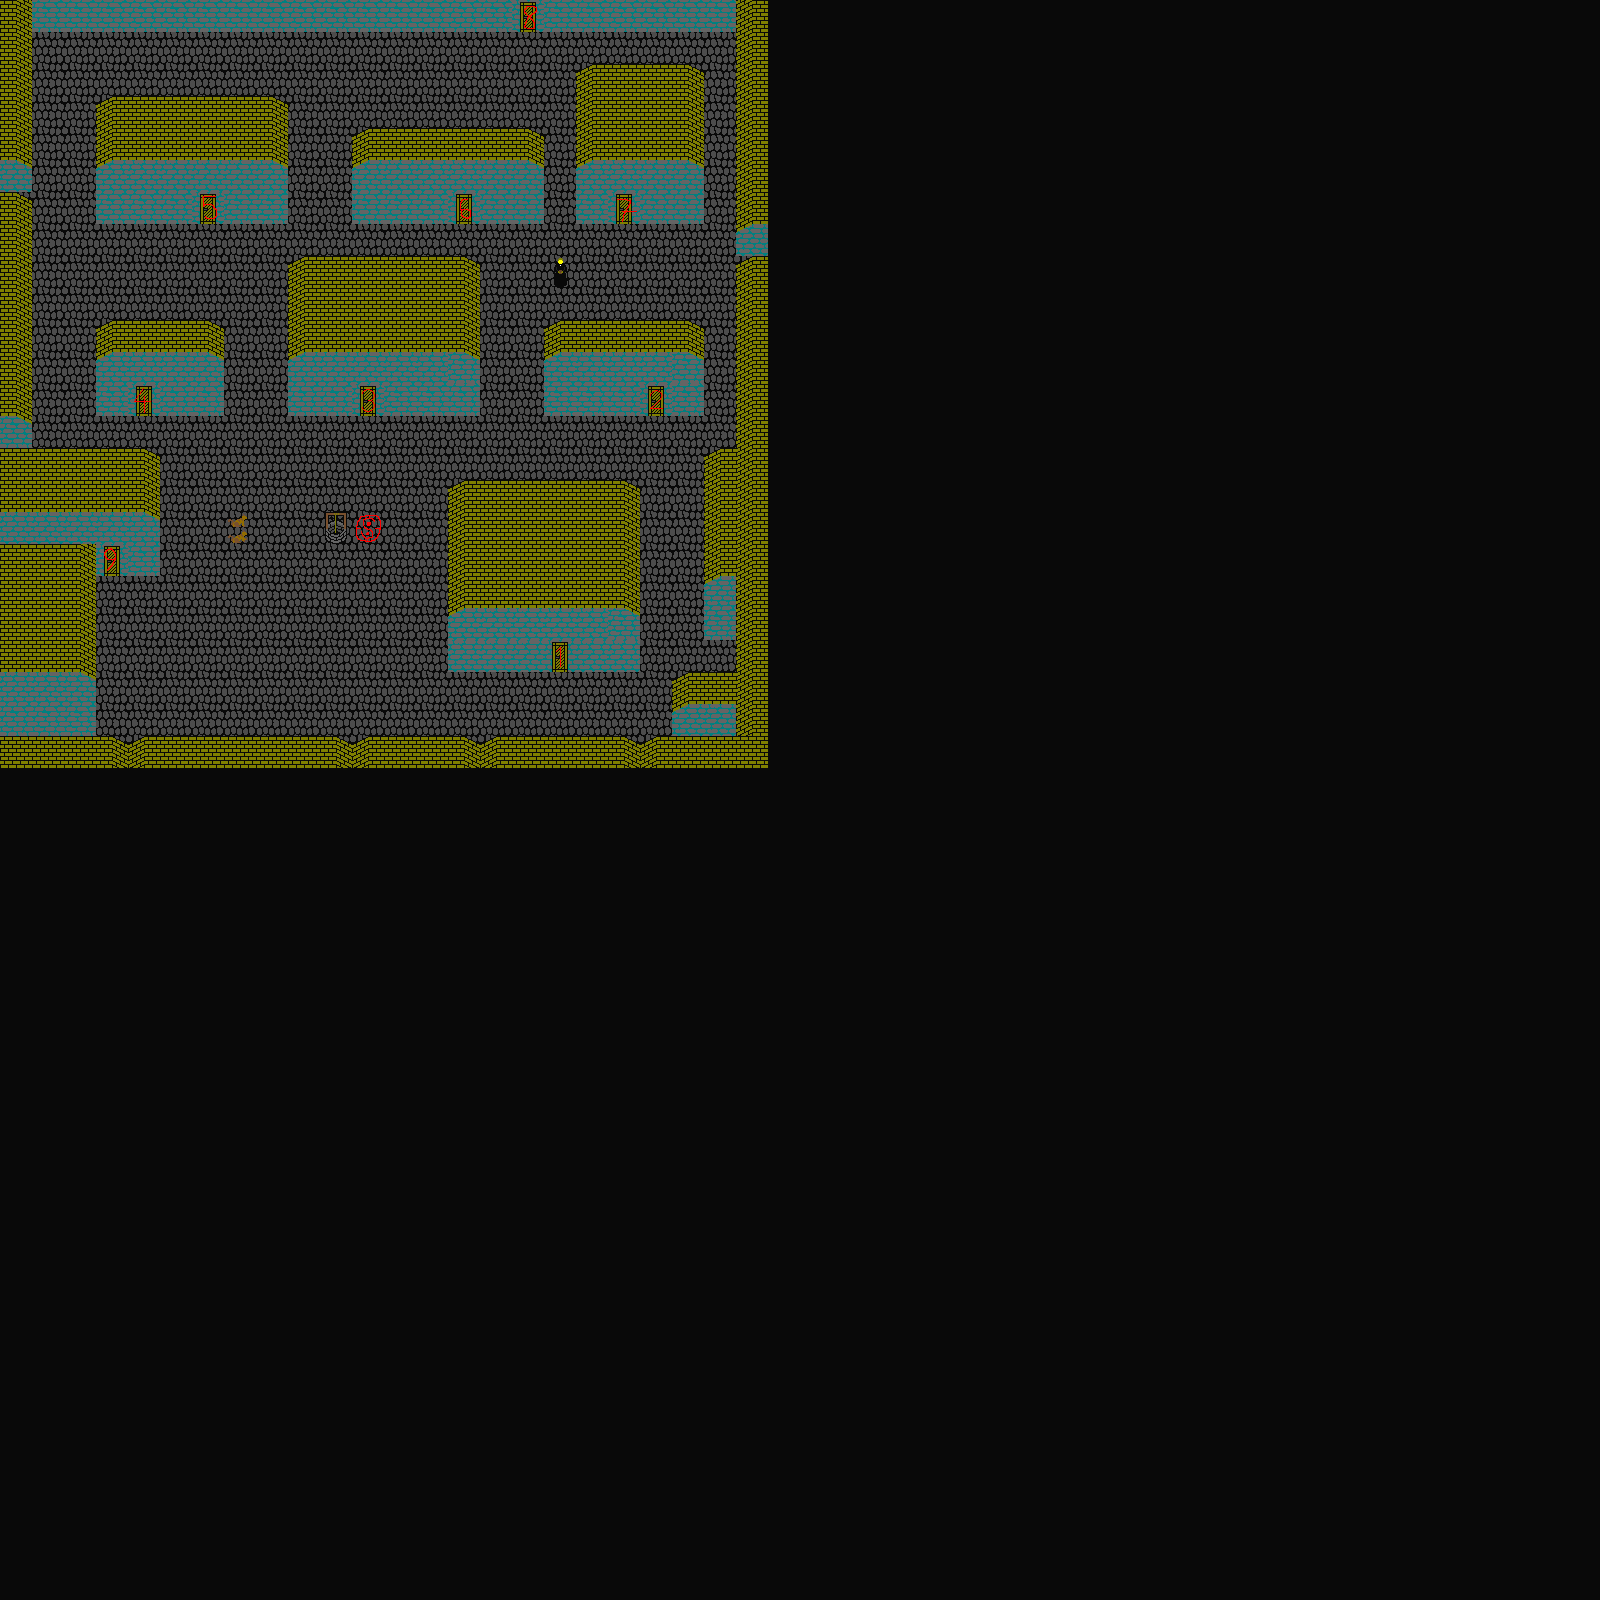

A 2D game scene composited from a Tiled map and its tileset images. What follows is a short description and the map's XML, with each tile layer's data collapsed to a summary:
An orthogonal 50x50 tile map with 32x32 px tiles, 2 tile layers (Map, Objects).

<map version="1.0" orientation="orthogonal" width="50" height="50" tilewidth="32" tileheight="32">
 <tileset firstgid="1" source="../../../Resources/Tilesets/tiles.tsx" />
 <layer name="Map" width="50" height="50">
  <data>[2500 cells, 2500 non-empty, 14 distinct tile ids]</data>
 </layer>
 <layer name="Objects" width="50" height="50">
  <data>[2500 cells, 12 non-empty, 12 distinct tile ids]</data>
 </layer>
</map>
